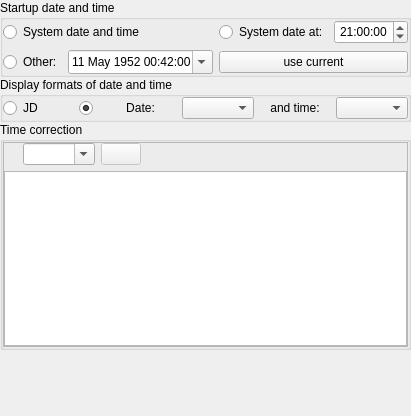
        <widget class="QWidget" name="page_Time">
         <layout class="QVBoxLayout" name="verticalLayout_6">
          <property name="spacing">
           <number>0</number>
          </property>
          <property name="leftMargin">
           <number>0</number>
          </property>
          <property name="topMargin">
           <number>0</number>
          </property>
          <property name="rightMargin">
           <number>0</number>
          </property>
          <property name="bottomMargin">
           <number>0</number>
          </property>
          <item>
           <widget class="QGroupBox" name="timeGroupBox">
            <property name="title">
             <string>Startup date and time</string>
            </property>
            <layout class="QGridLayout" name="gridLayoutStartup">
             <property name="leftMargin">
              <number>0</number>
             </property>
             <property name="topMargin">
              <number>0</number>
             </property>
             <property name="rightMargin">
              <number>0</number>
             </property>
             <property name="bottomMargin">
              <number>0</number>
             </property>
             <item row="0" column="0">
              <widget class="QRadioButton" name="systemTimeRadio">
               <property name="toolTip">
                <string>Starts Stellarium at system clock date and time</string>
               </property>
               <property name="text">
                <string>System date and time</string>
               </property>
              </widget>
             </item>
             <item row="0" column="1">
              <layout class="QHBoxLayout" name="_3">
               <property name="spacing">
                <number>6</number>
               </property>
               <item>
                <widget class="QRadioButton" name="todayRadio">
                 <property name="toolTip">
                  <string>Sets the simulation time to the next instance of this time of day when Stellarium starts</string>
                 </property>
                 <property name="text">
                  <string>System date at:</string>
                 </property>
                </widget>
               </item>
               <item>
                <widget class="QTimeEdit" name="todayTimeSpinBox">
                 <property name="sizePolicy">
                  <sizepolicy hsizetype="Preferred" vsizetype="Preferred">
                   <horstretch>0</horstretch>
                   <verstretch>0</verstretch>
                  </sizepolicy>
                 </property>
                 <property name="minimumSize">
                  <size>
                   <width>0</width>
                   <height>24</height>
                  </size>
                 </property>
                 <property name="maximumSize">
                  <size>
                   <width>16777215</width>
                   <height>24</height>
                  </size>
                 </property>
                 <property name="font">
                  <font/>
                 </property>
                 <property name="frame">
                  <bool>true</bool>
                 </property>
                 <property name="alignment">
                  <set>Qt::AlignCenter</set>
                 </property>
                 <property name="currentSectionIndex">
                  <number>0</number>
                 </property>
                 <property name="time">
                  <time>
                   <hour>21</hour>
                   <minute>0</minute>
                   <second>0</second>
                  </time>
                 </property>
                </widget>
               </item>
              </layout>
             </item>
             <item row="2" column="0">
              <layout class="QHBoxLayout" name="_4">
               <item>
                <widget class="QRadioButton" name="fixedTimeRadio">
                 <property name="toolTip">
                  <string>Use a specific date and time when Stellarium starts up</string>
                 </property>
                 <property name="text">
                  <string>Other:</string>
                 </property>
                </widget>
               </item>
               <item>
                <widget class="QDateTimeEdit" name="fixedDateTimeEdit">
                 <property name="minimumSize">
                  <size>
                   <width>0</width>
                   <height>24</height>
                  </size>
                 </property>
                 <property name="maximumSize">
                  <size>
                   <width>16777215</width>
                   <height>24</height>
                  </size>
                 </property>
                 <property name="date">
                  <date>
                   <year>1952</year>
                   <month>5</month>
                   <day>11</day>
                  </date>
                 </property>
                 <property name="time">
                  <time>
                   <hour>0</hour>
                   <minute>42</minute>
                   <second>0</second>
                  </time>
                 </property>
                 <property name="calendarPopup">
                  <bool>true</bool>
                 </property>
                </widget>
               </item>
              </layout>
             </item>
             <item row="2" column="1">
              <widget class="QPushButton" name="fixedDateTimeCurrentButton">
               <property name="toolTip">
                <string>Use current local date and time</string>
               </property>
               <property name="text">
                <string>use current</string>
               </property>
              </widget>
             </item>
            </layout>
           </widget>
          </item>
          <item>
           <widget class="QGroupBox" name="timeDisplayFormatsGroupBox">
            <property name="toolTip">
             <string>These settings control the way time and date are displayed in the bottom bar.</string>
            </property>
            <property name="title">
             <string>Display formats of date and time</string>
            </property>
            <layout class="QGridLayout" name="gridLayoutFmt">
             <property name="leftMargin">
              <number>0</number>
             </property>
             <property name="topMargin">
              <number>0</number>
             </property>
             <property name="rightMargin">
              <number>0</number>
             </property>
             <property name="bottomMargin">
              <number>0</number>
             </property>
             <item row="0" column="2">
              <widget class="QLabel" name="dateFormatsLabel">
               <property name="text">
                <string>Date:</string>
               </property>
               <property name="alignment">
                <set>Qt::AlignCenter</set>
               </property>
              </widget>
             </item>
             <item row="0" column="4">
              <widget class="QLabel" name="timeFormatsLabel">
               <property name="text">
                <string>and time:</string>
               </property>
               <property name="alignment">
                <set>Qt::AlignCenter</set>
               </property>
              </widget>
             </item>
             <item row="0" column="3">
              <widget class="QComboBox" name="dateFormatsComboBox"/>
             </item>
             <item row="0" column="5">
              <widget class="QComboBox" name="timeFormatsComboBox"/>
             </item>
             <item row="0" column="0">
              <widget class="QRadioButton" name="jdRadioButton">
               <property name="text">
                <string notr="true">JD</string>
               </property>
              </widget>
             </item>
             <item row="0" column="1">
              <widget class="QRadioButton" name="dtRadioButton">
               <property name="sizePolicy">
                <sizepolicy hsizetype="Minimum" vsizetype="Minimum">
                 <horstretch>0</horstretch>
                 <verstretch>0</verstretch>
                </sizepolicy>
               </property>
               <property name="maximumSize">
                <size>
                 <width>20</width>
                 <height>16777215</height>
                </size>
               </property>
               <property name="text">
                <string notr="true"/>
               </property>
               <property name="checked">
                <bool>true</bool>
               </property>
              </widget>
             </item>
            </layout>
           </widget>
          </item>
          <item>
           <widget class="QGroupBox" name="deltaTGroupBox">
            <property name="minimumSize">
             <size>
              <width>0</width>
              <height>228</height>
             </size>
            </property>
            <property name="maximumSize">
             <size>
              <width>16777215</width>
              <height>232</height>
             </size>
            </property>
            <property name="title">
             <string>Time correction</string>
            </property>
            <layout class="QHBoxLayout" name="horizontalLayout_9">
             <property name="leftMargin">
              <number>0</number>
             </property>
             <property name="topMargin">
              <number>0</number>
             </property>
             <property name="rightMargin">
              <number>0</number>
             </property>
             <property name="bottomMargin">
              <number>0</number>
             </property>
             <item>
              <widget class="QFrame" name="frame">
               <property name="frameShape">
                <enum>QFrame::StyledPanel</enum>
               </property>
               <property name="frameShadow">
                <enum>QFrame::Raised</enum>
               </property>
               <layout class="QVBoxLayout" name="verticalLayout">
                <property name="leftMargin">
                 <number>0</number>
                </property>
                <property name="topMargin">
                 <number>0</number>
                </property>
                <property name="rightMargin">
                 <number>0</number>
                </property>
                <property name="bottomMargin">
                 <number>0</number>
                </property>
                <item>
                 <layout class="QHBoxLayout" name="horizontalLayout_12">
                  <property name="leftMargin">
                   <number>6</number>
                  </property>
                  <item>
                   <widget class="QLabel" name="deltaTLabel">
                    <property name="text">
                     <string/>
                    </property>
                   </widget>
                  </item>
                  <item>
                   <widget class="QComboBox" name="deltaTAlgorithmComboBox">
                    <property name="editable">
                     <bool>true</bool>
                    </property>
                    <property name="insertPolicy">
                     <enum>QComboBox::NoInsert</enum>
                    </property>
                   </widget>
                  </item>
                  <item>
                   <widget class="QPushButton" name="pushButtonCustomDeltaTEquationDialog">
                    <property name="enabled">
                     <bool>false</bool>
                    </property>
                    <property name="toolTip">
                     <string>Edit equation</string>
                    </property>
                    <property name="icon">
                     <iconset resource="../../data/gui/guiRes.qrc">
                      <normaloff>:/graphicGui/uibtSettings.png</normaloff>
                      <disabledoff>:/graphicGui/uibtSettings.png</disabledoff>:/graphicGui/uibtSettings.png</iconset>
                    </property>
                   </widget>
                  </item>
                  <item>
                   <spacer name="horizontalSpacer_2">
                    <property name="orientation">
                     <enum>Qt::Horizontal</enum>
                    </property>
                    <property name="sizeHint" stdset="0">
                     <size>
                      <width>40</width>
                      <height>20</height>
                     </size>
                    </property>
                   </spacer>
                  </item>
                 </layout>
                </item>
                <item>
                 <widget class="QTextBrowser" name="deltaTAlgorithmDescription">
                  <property name="maximumSize">
                   <size>
                    <width>16777215</width>
                    <height>175</height>
                   </size>
                  </property>
                  <property name="autoFillBackground">
                   <bool>true</bool>
                  </property>
                  <property name="verticalScrollBarPolicy">
                   <enum>Qt::ScrollBarAsNeeded</enum>
                  </property>
                  <property name="horizontalScrollBarPolicy">
                   <enum>Qt::ScrollBarAlwaysOff</enum>
                  </property>
                  <property name="openExternalLinks">
                   <bool>true</bool>
                  </property>
                  <property name="openLinks">
                   <bool>true</bool>
                  </property>
                 </widget>
                </item>
               </layout>
              </widget>
             </item>
            </layout>
           </widget>
          </item>
          <item>
           <spacer name="verticalSpacer_5">
            <property name="orientation">
             <enum>Qt::Vertical</enum>
            </property>
            <property name="sizeHint" stdset="0">
             <size>
              <width>20</width>
              <height>66</height>
             </size>
            </property>
           </spacer>
          </item>
         </layout>
        </widget>
